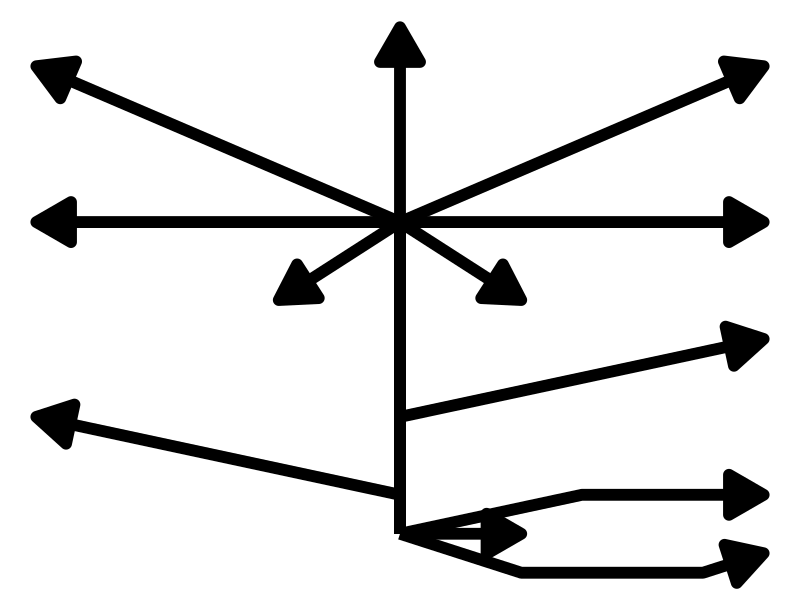
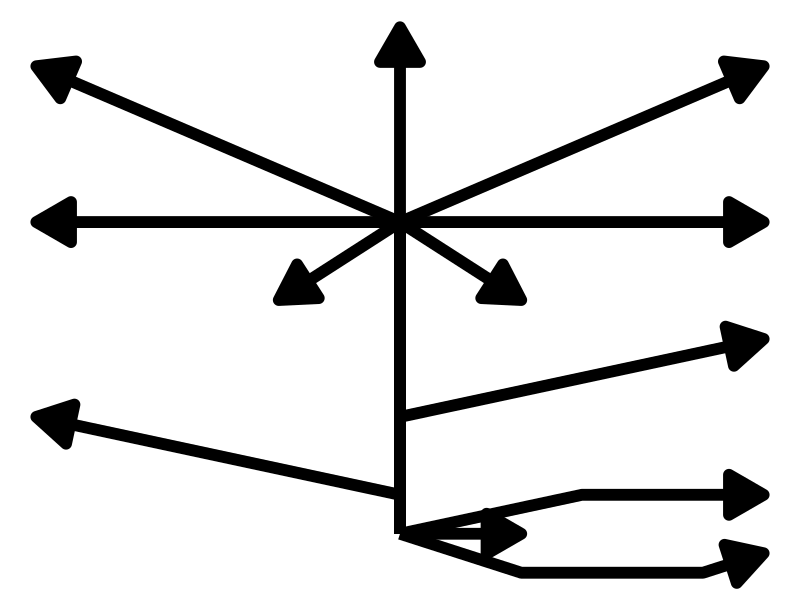
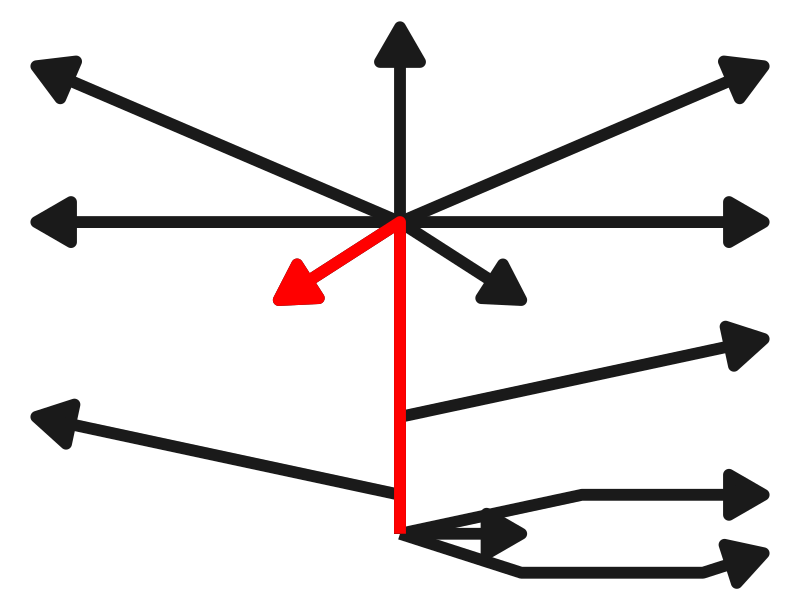
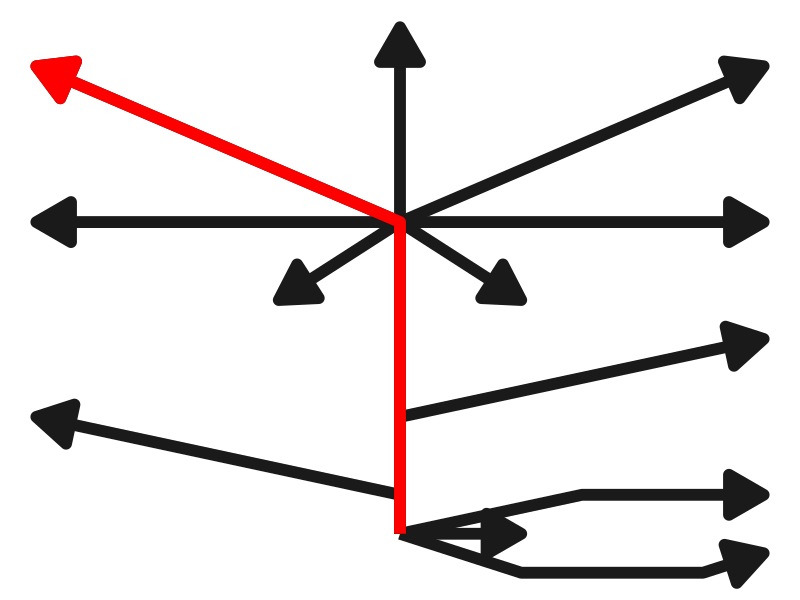
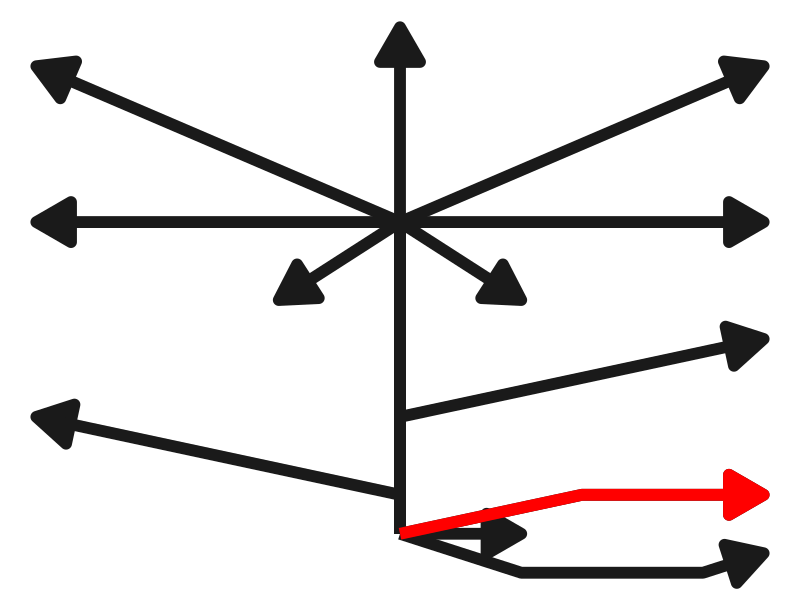
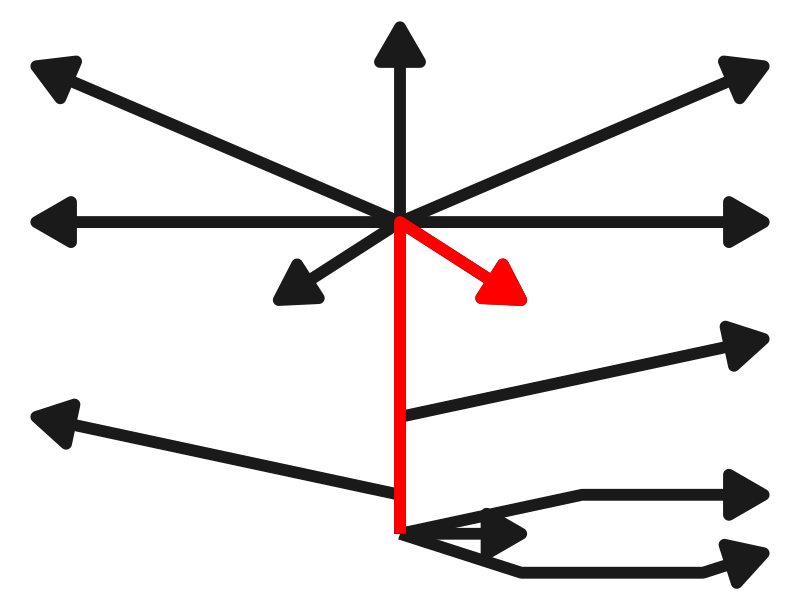
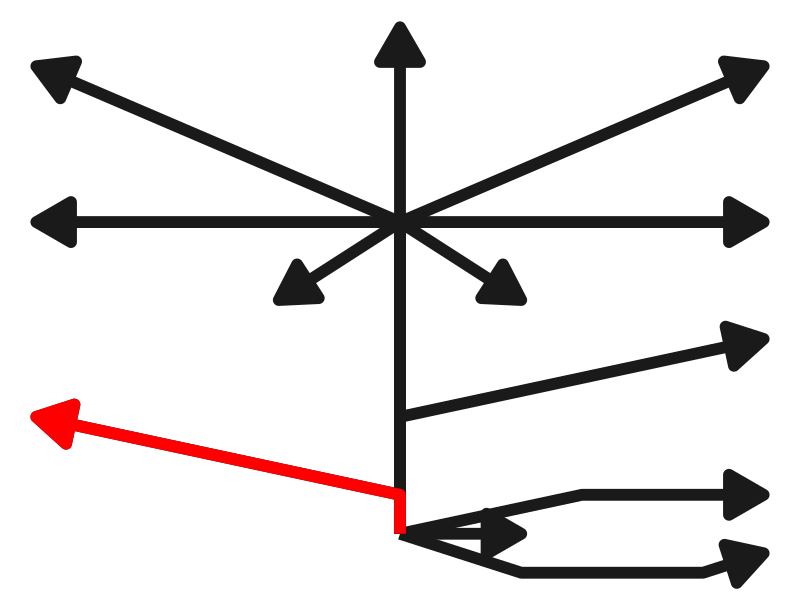
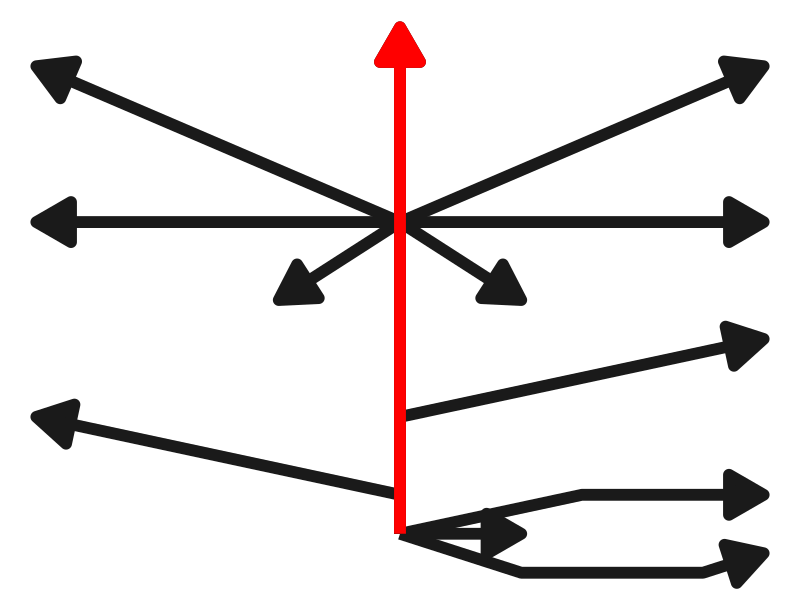

Write R code to recreate these figures, in order.
library(ggplot2)

##### create images of the route tree
tree_df <- read.csv('route-img/route tree.csv', stringsAsFactors = F)

ggplot(tree_df, aes(x = x, y = y, group = Route)) +
  geom_path(size = 4, arrow = arrow(type = 'closed', angle = 30, length = unit(0.4, 'inches'))) +
  theme_void() 
ggsave('route-img/full route tree.png', width = 5, height = 5 * (16/9), bg = 'transparent', dpi = 1000)


for (i in unique(tree_df$Route)) {
  ggplot(tree_df, aes(x = x, y = y, group = Route)) +
    geom_path(size = 4, color = 'grey10', arrow = arrow(type = 'closed', angle = 30, length = unit(0.4, 'inches'))) +
    geom_path(data = tree_df[which(tree_df$Route==i),], size = 4, color = 'red', arrow = arrow(type = 'closed', angle = 30, length = unit(0.4, 'inches'))) +
    theme_void() 
  
  ggsave(paste0('route-img/',i,'.png'), width = 5, height = 5 * (16/9), bg = 'transparent', dpi = 1000)
}
